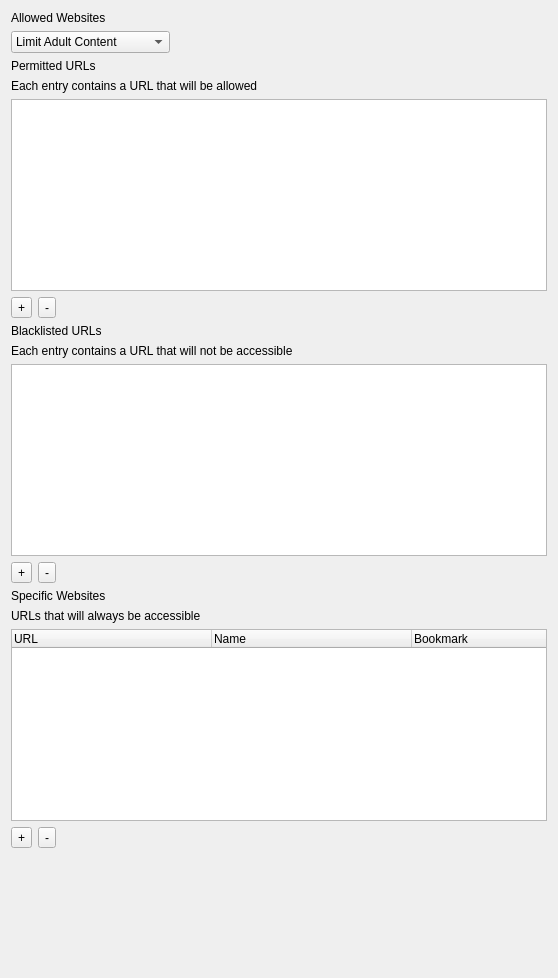
<?xml version="1.0" encoding="UTF-8"?>
<ui version="4.0">
 <class>WebContentFilterForm</class>
 <widget class="QWidget" name="WebContentFilterForm">
  <property name="geometry">
   <rect>
    <x>0</x>
    <y>0</y>
    <width>558</width>
    <height>978</height>
   </rect>
  </property>
  <property name="windowTitle">
   <string>Form</string>
  </property>
  <layout class="QVBoxLayout" name="verticalLayout_3">
   <item>
    <widget class="QLabel" name="label">
     <property name="text">
      <string>Allowed Websites</string>
     </property>
    </widget>
   </item>
   <item>
    <layout class="QHBoxLayout" name="horizontalLayout">
     <item>
      <widget class="QComboBox" name="comboFilterType">
       <item>
        <property name="text">
         <string>Limit Adult Content</string>
        </property>
       </item>
       <item>
        <property name="text">
         <string>Specific Web Sites Only</string>
        </property>
       </item>
      </widget>
     </item>
     <item>
      <spacer name="horizontalSpacer">
       <property name="orientation">
        <enum>Qt::Horizontal</enum>
       </property>
       <property name="sizeHint" stdset="0">
        <size>
         <width>40</width>
         <height>20</height>
        </size>
       </property>
      </spacer>
     </item>
    </layout>
   </item>
   <item>
    <widget class="QWidget" name="filterOptions" native="true">
     <layout class="QVBoxLayout" name="verticalLayout">
      <property name="margin">
       <number>0</number>
      </property>
      <item>
       <widget class="QLabel" name="lPermitted">
        <property name="text">
         <string>Permitted URLs</string>
        </property>
       </widget>
      </item>
      <item>
       <widget class="QLabel" name="lTip_permitted">
        <property name="text">
         <string>Each entry contains a URL that will be allowed</string>
        </property>
       </widget>
      </item>
      <item>
       <widget class="QListWidget" name="permittedListWidget">
        <property name="alternatingRowColors">
         <bool>true</bool>
        </property>
       </widget>
      </item>
      <item>
       <layout class="QHBoxLayout" name="horizontalLayout_4">
        <item>
         <widget class="QToolButton" name="addPermitted">
          <property name="text">
           <string>+</string>
          </property>
         </widget>
        </item>
        <item>
         <widget class="QToolButton" name="removePermitted">
          <property name="text">
           <string>-</string>
          </property>
         </widget>
        </item>
        <item>
         <spacer name="horizontalSpacer_4">
          <property name="orientation">
           <enum>Qt::Horizontal</enum>
          </property>
          <property name="sizeHint" stdset="0">
           <size>
            <width>40</width>
            <height>20</height>
           </size>
          </property>
         </spacer>
        </item>
       </layout>
      </item>
      <item>
       <widget class="QLabel" name="lBlacklisted">
        <property name="text">
         <string>Blacklisted URLs</string>
        </property>
       </widget>
      </item>
      <item>
       <widget class="QLabel" name="lTip_blacklisted">
        <property name="text">
         <string>Each entry contains a URL that will not be accessible</string>
        </property>
       </widget>
      </item>
      <item>
       <widget class="QListWidget" name="blacklistedListWidget">
        <property name="alternatingRowColors">
         <bool>true</bool>
        </property>
       </widget>
      </item>
      <item>
       <layout class="QHBoxLayout" name="horizontalLayout_7">
        <item>
         <widget class="QToolButton" name="addBlacklisted">
          <property name="text">
           <string>+</string>
          </property>
         </widget>
        </item>
        <item>
         <widget class="QToolButton" name="removeBlacklisted">
          <property name="text">
           <string>-</string>
          </property>
         </widget>
        </item>
        <item>
         <spacer name="horizontalSpacer_7">
          <property name="orientation">
           <enum>Qt::Horizontal</enum>
          </property>
          <property name="sizeHint" stdset="0">
           <size>
            <width>40</width>
            <height>20</height>
           </size>
          </property>
         </spacer>
        </item>
       </layout>
      </item>
     </layout>
    </widget>
   </item>
   <item>
    <widget class="QWidget" name="whitelistOptions" native="true">
     <layout class="QVBoxLayout" name="verticalLayout_2">
      <property name="margin">
       <number>0</number>
      </property>
      <item>
       <widget class="QLabel" name="lBookmarks">
        <property name="text">
         <string>Specific Websites</string>
        </property>
       </widget>
      </item>
      <item>
       <widget class="QLabel" name="lTip_permitted_2">
        <property name="text">
         <string>URLs that will always be accessible</string>
        </property>
       </widget>
      </item>
      <item>
       <widget class="QTreeWidget" name="whitelistedTreeWidget">
        <property name="showDropIndicator" stdset="0">
         <bool>false</bool>
        </property>
        <property name="alternatingRowColors">
         <bool>true</bool>
        </property>
        <property name="rootIsDecorated">
         <bool>false</bool>
        </property>
        <property name="columnCount">
         <number>3</number>
        </property>
        <attribute name="headerDefaultSectionSize">
         <number>200</number>
        </attribute>
        <column>
         <property name="text">
          <string>URL</string>
         </property>
        </column>
        <column>
         <property name="text">
          <string>Name</string>
         </property>
        </column>
        <column>
         <property name="text">
          <string>Bookmark</string>
         </property>
        </column>
       </widget>
      </item>
      <item>
       <layout class="QHBoxLayout" name="horizontalLayout_3">
        <item>
         <widget class="QToolButton" name="addToWhitelist">
          <property name="text">
           <string>+</string>
          </property>
         </widget>
        </item>
        <item>
         <widget class="QToolButton" name="removeFromWhitelist">
          <property name="text">
           <string>-</string>
          </property>
         </widget>
        </item>
        <item>
         <spacer name="horizontalSpacer_3">
          <property name="orientation">
           <enum>Qt::Horizontal</enum>
          </property>
          <property name="sizeHint" stdset="0">
           <size>
            <width>40</width>
            <height>20</height>
           </size>
          </property>
         </spacer>
        </item>
       </layout>
      </item>
     </layout>
    </widget>
   </item>
   <item>
    <spacer name="verticalSpacer">
     <property name="orientation">
      <enum>Qt::Vertical</enum>
     </property>
     <property name="sizeHint" stdset="0">
      <size>
       <width>531</width>
       <height>56</height>
      </size>
     </property>
    </spacer>
   </item>
  </layout>
 </widget>
 <resources/>
 <connections/>
</ui>
